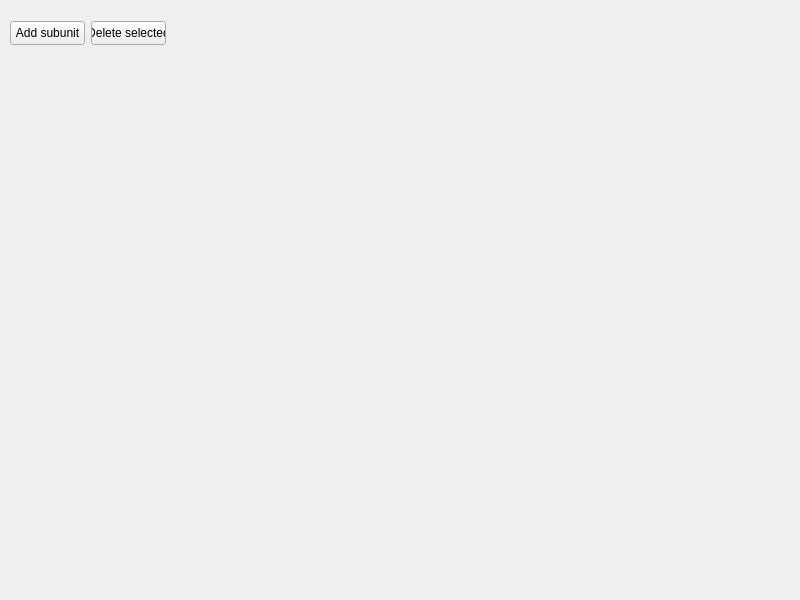
<?xml version="1.0" encoding="UTF-8"?>
<ui version="4.0">
 <class>SubunitTableController</class>
 <widget class="QWidget" name="SubunitTableController">
  <property name="geometry">
   <rect>
    <x>0</x>
    <y>0</y>
    <width>800</width>
    <height>600</height>
   </rect>
  </property>
  <property name="windowTitle">
   <string>SubunitTableController</string>
  </property>
  <widget class="QWidget" name="layoutWidget">
   <property name="geometry">
    <rect>
     <x>10</x>
     <y>20</y>
     <width>304</width>
     <height>26</height>
    </rect>
   </property>
   <layout class="QHBoxLayout" name="horizontalLayout_12">
    <item>
     <widget class="QPushButton" name="pushButton_5">
      <property name="minimumSize">
       <size>
        <width>75</width>
        <height>24</height>
       </size>
      </property>
      <property name="maximumSize">
       <size>
        <width>75</width>
        <height>24</height>
       </size>
      </property>
      <property name="text">
       <string>Add subunit</string>
      </property>
     </widget>
    </item>
    <item>
     <widget class="QPushButton" name="pushButton">
      <property name="minimumSize">
       <size>
        <width>75</width>
        <height>24</height>
       </size>
      </property>
      <property name="maximumSize">
       <size>
        <width>75</width>
        <height>24</height>
       </size>
      </property>
      <property name="text">
       <string>Delete selected</string>
      </property>
     </widget>
    </item>
    <item>
     <spacer name="horizontalSpacer_7">
      <property name="orientation">
       <enum>Qt::Orientation::Horizontal</enum>
      </property>
      <property name="sizeHint" stdset="0">
       <size>
        <width>40</width>
        <height>24</height>
       </size>
      </property>
     </spacer>
    </item>
   </layout>
  </widget>
 </widget>
 <resources/>
 <connections/>
</ui>
